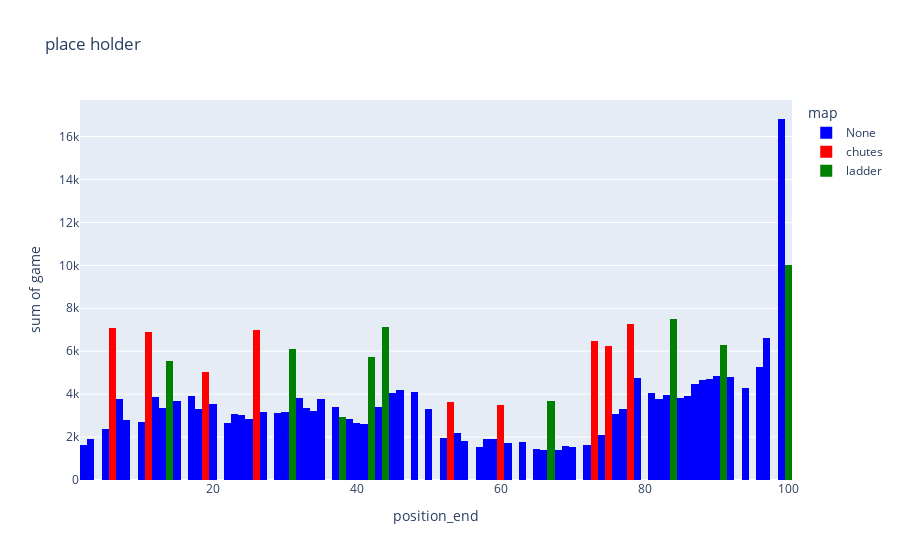

Notebook source saved alongside this figure:
### Code cell
fig_hist = px.histogram(position_end_hist, 
                        x="position_end",
                       y='game',
                        color = 'map',
                        color_discrete_map={'None':'blue',
                                            'chutes':'red', 
                                            'ladder':'green'},
                        title = 'place holder',
                       nbins=100)

fig_hist.show()

### Figure 1 — Plotly figure (JSON) as saved in the notebook; plotly's stock layout.template omitted (floating-point values rounded to 4 significant figures)
{"data": [{"alignmentgroup": "True", "bingroup": "x", "histfunc": "sum", "hovertemplate": "map=None<br>position_end=%{x}<br>sum of game=%{y}<extra></extra>", "legendgroup": "None", "marker": {"color": "blue", "pattern": {"shape": ""}}, "name": "None", "nbinsx": 100, "offsetgroup": "None", "orientation": "v", "showlegend": true, "type": "histogram", "x": [2, 3, 5, 7, 8, 10, 12, 13, 15, 17, 18, 20, 22, 23, 24, 25, 27, 29, 30, 32, 33, 34, 35, 37, 39, 40, 41, 43, 45, 46, 48, 50, 52, 54, 55, 57, 58, 59, 61, 63, 65, 66, 68, 69, 70, 72, 74, 76, 77, 79, 81, 82, 83, 85, 86, 87, 88, 89, 90, 92, 94, 96, 97, 99], "xaxis": "x", "y": [1646, 1923, 2366, 3754, 2785, 2715, 3867, 3332, 3675, 3910, 3319, 3546, 2648, 3059, 3013, 2843, 3165, 3136, 3155, 3811, 3347, 3217, 3789, 3403, 2821, 2643, 2598, 3405, 4067, 4188, 4101, 3315, 1942, 2192, 1820, 1531, 1928, 1909, 1723, 1760, 1462, 1382, 1383, 1588, 1543, 1619, 2098, 3071, 3320, 4751, 4057, 3790, 3941, 3824, 3912, 4485, 4646, 4717, 4838, 4776, 4276, 5262, 6633, 16819], "yaxis": "y"}, {"alignmentgroup": "True", "bingroup": "x", "histfunc": "sum", "hovertemplate": "map=chutes<br>position_end=%{x}<br>sum of game=%{y}<extra></extra>", "legendgroup": "chutes", "marker": {"color": "red", "pattern": {"shape": ""}}, "name": "chutes", "nbinsx": 100, "offsetgroup": "chutes", "orientation": "v", "showlegend": true, "type": "histogram", "x": [6, 11, 19, 26, 53, 60, 73, 75, 78], "xaxis": "x", "y": [7084, 6881, 5016, 6980, 3637, 3493, 6479, 6225, 7287], "yaxis": "y"}, {"alignmentgroup": "True", "bingroup": "x", "histfunc": "sum", "hovertemplate": "map=ladder<br>position_end=%{x}<br>sum of game=%{y}<extra></extra>", "legendgroup": "ladder", "marker": {"color": "green", "pattern": {"shape": ""}}, "name": "ladder", "nbinsx": 100, "offsetgroup": "ladder", "orientation": "v", "showlegend": true, "type": "histogram", "x": [14, 31, 38, 42, 44, 67, 84, 91, 100], "xaxis": "x", "y": [5566, 6121, 2913, 5708, 7135, 3679, 7511, 6307, 10000], "yaxis": "y"}], "layout": {"autosize": true, "barmode": "relative", "legend": {"title": {"text": "map"}, "tracegroupgap": 0}, "title": {"text": "place holder"}, "xaxis": {"anchor": "y", "autorange": true, "domain": [0, 1], "range": [1.5, 100.5], "title": {"text": "position_end"}, "type": "linear"}, "yaxis": {"anchor": "x", "autorange": true, "domain": [0, 1], "range": [0, 17700.0], "title": {"text": "sum of game"}, "type": "linear"}}}
